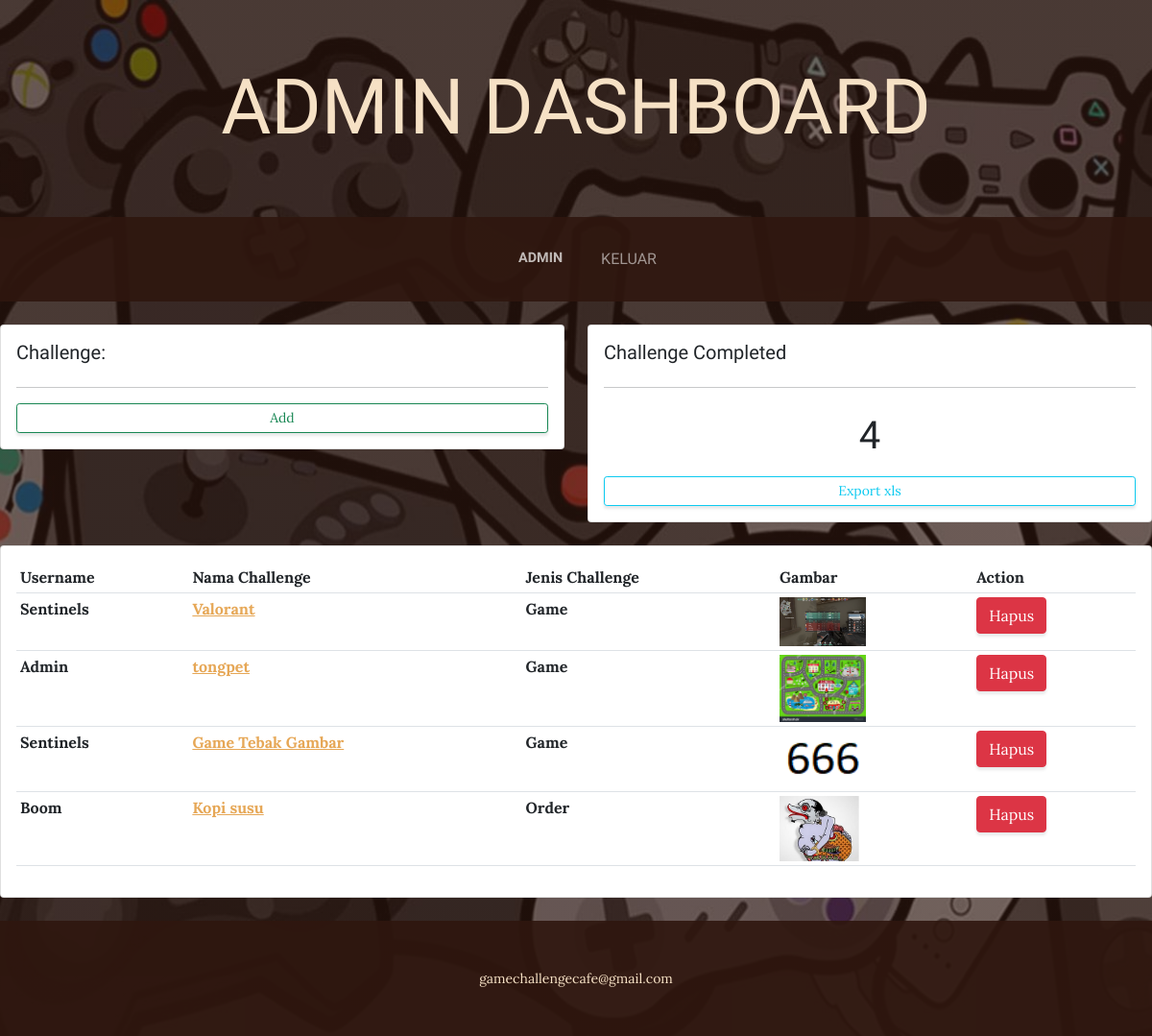
Page /home/ (signed in) on the earlier database version.
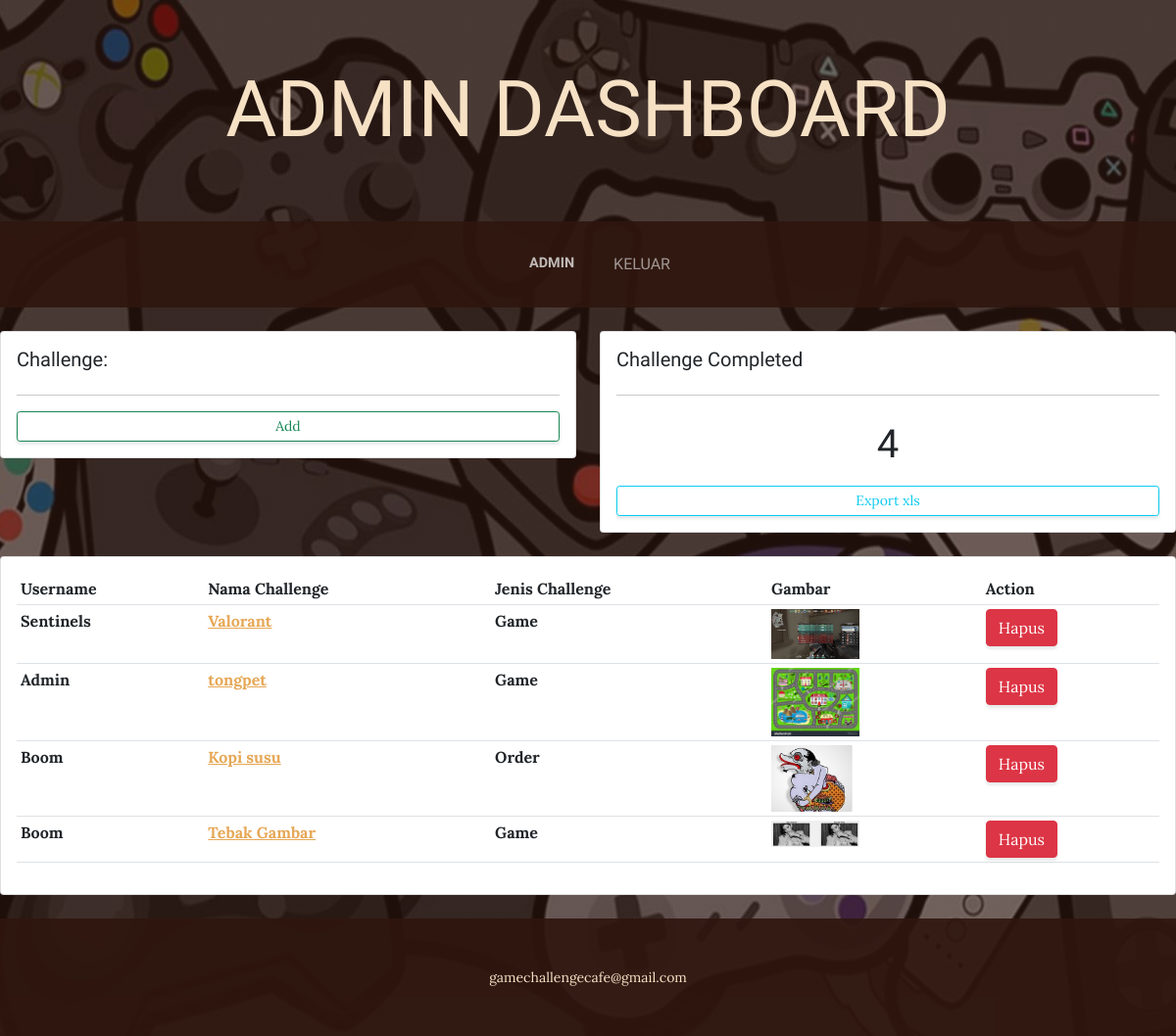
Same page on the later database version.
### gamechallenge/models.py (models this page shows, shortened)
class Challenge(models.Model):
    nama = models.CharField(max_length=20)
    nama_challenge = models.CharField(max_length=20)
    jenis_id = models.ForeignKey(JenisChallenge, on_delete=models.CASCADE, null=True)
    gambar = models.ImageField(upload_to='cover/', null=True)
    def image_tag(self):
        return mark_safe('<img src="{}" width=100 />'.format(self.gambar.url))
    image_tag.short_description = 'gambar'
    image_tag.allow_tags = True

class JenisChallenge(models.Model):
    jenis = models.CharField(max_length=20)
    keterangan = models.CharField(max_length=30)
    def __str__(self):
        return self.jenis

### gamechallenge/views.py (the view)
# urls.py: 2. Add a URL to urlpatterns:  path('', views.home, name='home')
def home(request):
    challenge = Challenge.objects.all()
    total=challenge.count()
    context={
        'challenges':challenge,
        'total':total
    }
    return render(request, 'home.html', context)

### gamechallenge/templates/home.html (shortened to what this page needs)
{% include 'index.html' %}
{% load static %}
{% block content %}
    {% if request.user.is_staff %}
        <div class="row">
            <div class="col-md">
                <div class="card card-body">
                    <h5>Challenge:</h5>
                    <hr>
                    <a class="btn btn-outline-success  btn-sm btn-block" href="/tambah-challenge">Add</a>
                </div>
            </div>
            <div class="col-md">
                <div class="card card-body">
                    <h5>Challenge Completed</h5>
                    <hr>
                    <h1 style="text-align: center;padding: 10px">{{ total }}</h1>
                    <a class="btn btn-outline-info  btn-sm btn-block" href="{% url 'export_xls' %}">Export xls</a>
                </div>
            </div>
        </div>
        <div class="row">
            <div class="col-md">
                <div class="card card-body">
                    <table class="table table-sm">
                        <tr>
                            <th>Username</th>
                            <th>Nama Challenge</th>
                            <th>Jenis Challenge</th>
                            <th>Gambar</th>
                            <th>Action</th>
                        </tr>
                        {% for challenge in challenges %}
                            <tr>
                                <th>{{ challenge.nama }}</th>
                                <th><a href="{% url 'ubah_challenge' challenge.id %}">{{ challenge.nama_challenge }}</a></th>
                                <th>{{ challenge.jenis_id }}</th>
                                <th>
                                    {% if challenge.gambar %}
                                        <img src="{{ challenge.gambar.url }}" width="90px">
                                    {% endif %}
                                </th>
                                <th>
                                    <a href="{% url 'hapus_challenge' challenge.id %}" class="btn btn-danger" >Hapus</a>
                                </th>
                            </tr>
                        {% endfor %}
                    </table>
                </div>
            </div>
        </div>
    {% endif %}
{% endblock %}
<footer class="footer text-faded text-center py-5">
    <div class="container"><p class="m-0 small">gamechallengecafe@gmail.com</p></div>
</footer>

### templates/index.html (shortened to what this page needs)
{% load static %}
<!DOCTYPE html>
<html lang="en">
    <head>
        <link href="{% static 'css/style.css' %}" rel="stylesheet" />
    </head>
    <body id="bg" style="background-image: linear-gradient(rgba(47, 23, 15, 0.65), rgba(47, 23, 15, 0.65)), url('{% static 'images/bg.jpg' %}');">
        {% if request.user.is_staff %}
        <header>
            <h1 class="site-heading text-center text-faded d-none d-lg-block">
                <span class="site-heading-lower">Admin Dashboard</span>
            </h1>
        </header>
        {% else %}
        <header>
            <h1 class="site-heading text-center text-faded d-none d-lg-block">
                <span class="site-heading-lower">CAFE GAME CHALLENGE</span>
            </h1>
        </header>
        {% endif %}
        {% if request.user.is_staff %}
        <nav class="navbar navbar-expand-lg navbar-dark py-lg-4 " id="mainNav">
            <div class="container">
                <div class="collapse navbar-collapse" id="navbarSupportedContent">
                    <ul class="navbar-nav mx-auto">
                        {% if user.is_authenticated %}
                            <li class="nav-item px-lg-4 "><a class="nav-link text-uppercase" >{{ user }}</a></li>
                            <li><a class="nav-link text-uppercase" href="{% url 'signout' %}" >keluar</a></li>
                        {% endif %}
                    </ul>
                </div>
            </div>
        </nav>
        {% endif %}
    </body>
</html>

Differences in the rows shown:
removed Challenge: nama "Sentinels", nama_challenge "Game Tebak Gambar", jenis_id "Game", gambar (picture)
added Challenge: nama "Boom", nama_challenge "Tebak Gambar", jenis_id "Game", gambar (picture)
